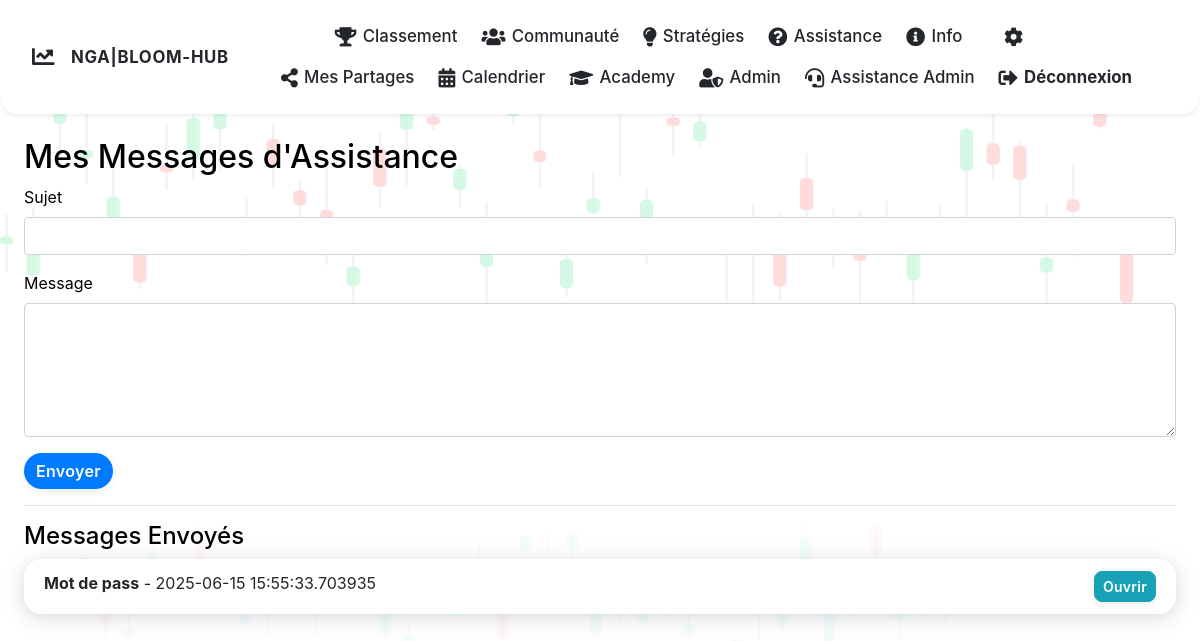
The page /assistance (signed in) on the database its author committed.
### main.py (models this page shows, shortened)
class AssistanceMessage(db.Model):
    __tablename__ = 'assistance_messages'
    id = db.Column(db.Integer, primary_key=True)
    sujet = db.Column(db.String(100), nullable=False)
    message = db.Column(db.Text, nullable=False)
    user_id = db.Column(db.Integer, db.ForeignKey('users.id'), nullable=False)
    date_creation = db.Column(db.DateTime, default=datetime.utcnow)
    replies = db.relationship('AssistanceReply', backref='assistance_message', lazy=True)

### main.py (the view, shortened to what this page needs)
@app.route('/assistance', methods=['GET', 'POST'])
def assistance():
    if 'user_id' not in session:
        return redirect(url_for('login'))
    user_msgs = AssistanceMessage.query.filter_by(user_id=session['user_id']).all()
    return render_template('my_assistance.html', user_msgs=user_msgs)

### main.py (called while the page is built)
@app.context_processor
def inject_site_name():
    return {'site_name': 'NGA|BLOOM-HUB'}

### templates/my_assistance.html (shortened to what this page needs)
{% extends "base.html" %}
{% block content %}
<h2>Mes Messages d'Assistance</h2>
<form method="POST">
  <div class="form-group">
    <label for="sujet">Sujet</label>
    <input type="text" class="form-control" name="sujet" required>
  </div>
  <div class="form-group">
    <label for="message">Message</label>
    <textarea class="form-control" name="message" rows="5" required></textarea>
  </div>
  <button type="submit" class="btn btn-primary">Envoyer</button>
</form>
<hr>
<h4>Messages Envoyés</h4>
{% if user_msgs %}
  <ul class="list-group">
    {% for m in user_msgs %}
      <li class="list-group-item">
        <strong>{{ m.sujet }}</strong> - {{ m.date_creation }}
        <a href="{{ url_for('my_conversation', msg_id=m.id) }}" class="btn btn-sm btn-info float-right">Ouvrir</a>
      </li>
    {% endfor %}
  </ul>
{% else %}
  <p>Aucun message d'assistance.</p>
{% endif %}
{% endblock %}

### static/css/style.css (style rules this page uses)
body { background: none; }
body:not(.dark-theme) { background-color: white; color: black; }
.card, .list-group-item, .table { border-radius: 18px !important; box-shadow: 0 4px 24px rgba(0,0,0,0.13), 0 1.5px 8px #007bff11; background: #23272b; color: #fff; border: none !important; transition: box-shadow 0.18s, transform 0.18s; }
body:not(.dark-theme) .card, body:not(.dark-theme) .list-group-item, body:not(.dark-theme) .table { background: #fff; color: #23272b; }
.btn, .btn-primary, .btn-success, .btn-danger { border-radius: 8px; font-weight: 600; letter-spacing: 0.02em; box-shadow: 0 2px 8px rgba(0,0,0,0.07); transition: background 0.18s, color 0.18s, box-shadow 0.18s; }
.btn-primary { background: #007bff; color: #fff; border: none; }
body { background: #f8f9fa; color: #23272b; }
.btn-success, .btn-primary { border-radius: 20px; font-weight: 600; }

### rows shown on the page
AssistanceMessage: sujet "Mot de pass", date_creation "2025-06-15 15:55:33.703935"

### other values the page prints
{{ site_name }} "NGA|BLOOM-HUB"
